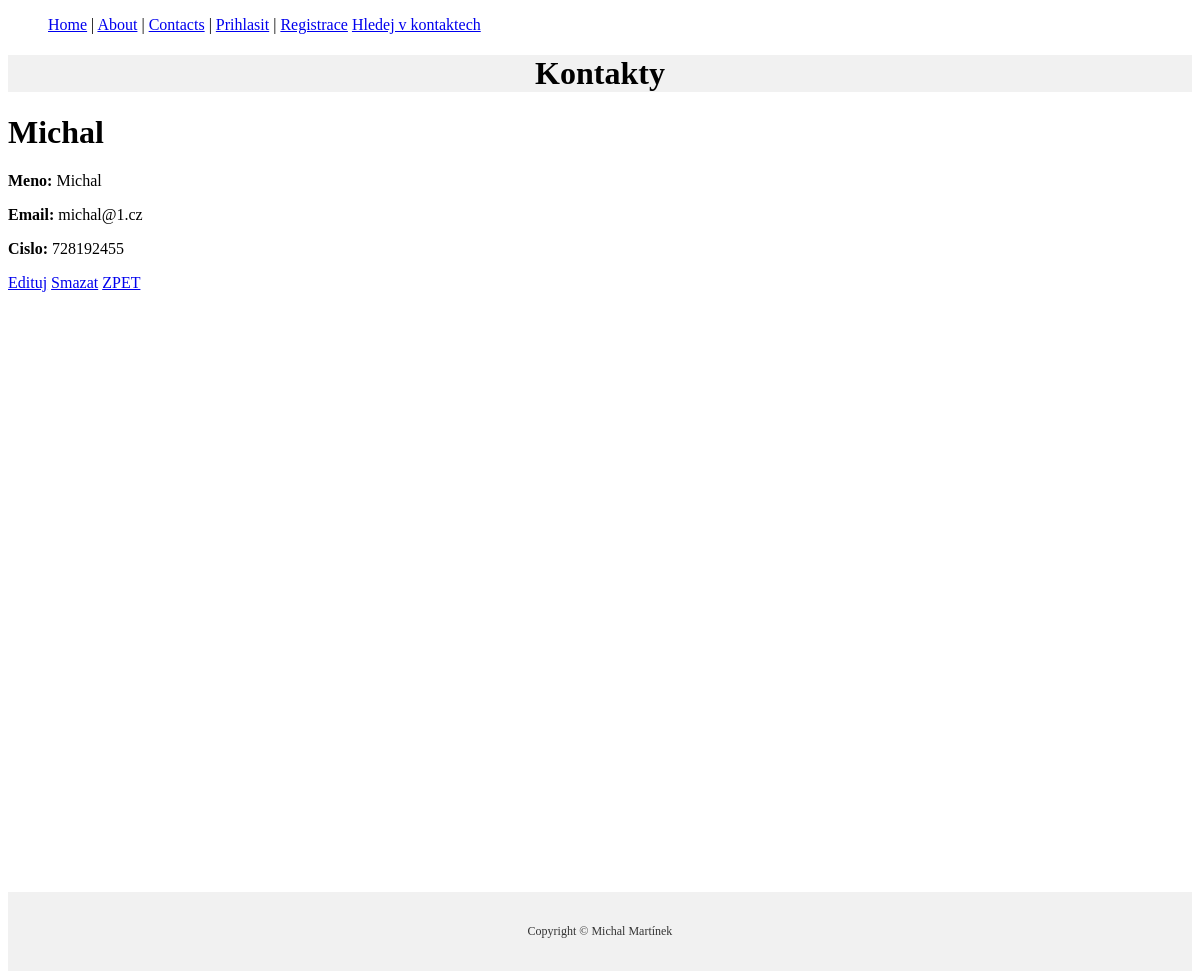
The app's page /contacts/kontakt_detail/1/, older data.
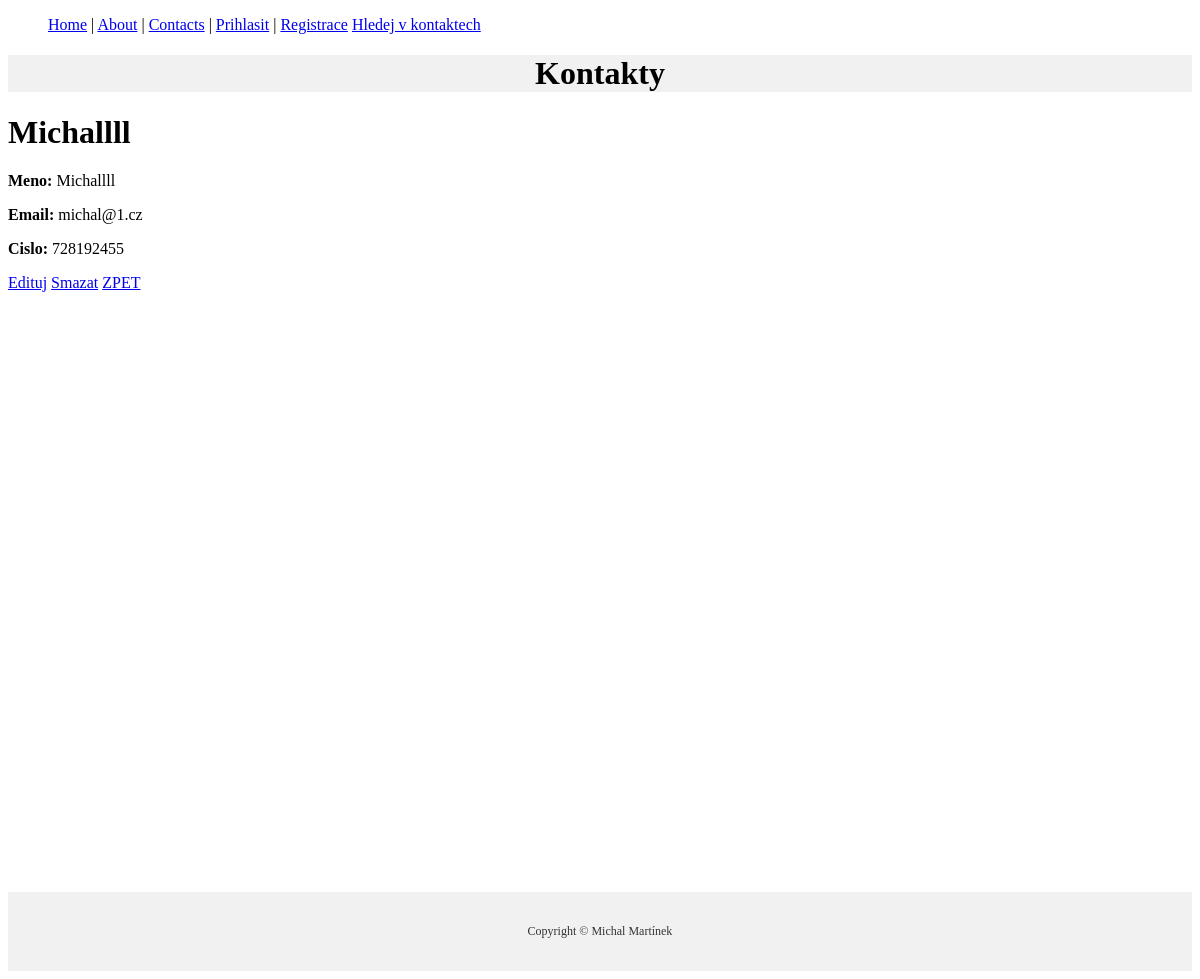
The same page, newer data.
### contacts/models.py (models this page shows, shortened)
class kontakt(models.Model):
    meno = models.CharField(max_length=100)
    email = models.CharField(max_length=100)
    cislo = models.CharField(max_length=13, unique=True)

### contacts/views.py (the view)
# urls.py: path("kontakt_detail/<int:pk>/", KontaktDetailView.as_view(), name="kontakt_detail"),
class KontaktDetailView(DetailView):
    model = kontakt
    template_name = 'kontakt_detail.html'

### contacts/templates/kontakt_detail.html (shortened to what this page needs)
{% extends "master.html" %}
{% block content %}
<h1>{{ object.meno }}</h1>
    <p><strong>Meno:</strong> {{ object.meno }}</p>
    <p><strong>Email:</strong> {{ object.email }}</p>
    <p><strong>Cislo:</strong> {{ object.cislo }}</p>
    <a href="{% url 'kontakt_edit' kontakt.pk %}">Edituj</a>
    <a href="{% url 'kontakt_delete' kontakt.pk %}">Smazat</a>
    <a href="{% url 'kontakt_list' %}">ZPET</a>
{% endblock %}

### core/templates/master.html (shortened to what this page needs)
<!DOCTYPE html>
<html>
<head>
</head>
<body>
{% include 'header.html' %}
{% block content %}
{% endblock %}
{% include 'footer.html' %}
</body>
</html>

### core/templates/header.html
<header>
<nav>
    <ul>
        <a href="{% url 'home' %}">Home</a> |
        <a href="{% url 'about' %}">About</a> |
        <a href="{% url 'kontakt_list' %}">Contacts</a> |
        <a href="{% url 'login' %}">Prihlasit</a> |
        <a href="{% url 'register' %}">Registrace</a>
        <a href="{% url 'search_kontakt' %}">Hledej v kontaktech</a>
    </ul>
</nav>
 <h1 style="background-color:#f1f1f1; text-align: center;">Kontakty</h1>
</header>

### core/templates/footer.html (shortened to what this page needs)
<footer>
  <p>Copyright &copy; Michal Martínek</p>
</footer>

### core/templates/footer.html (style rules this page uses)
footer { margin-top: 600px; text-align: center; padding: 20px; background-color: #f1f1f1; font-size: 12px; color: #333; }

Row changes from the older to the newer data that the page shows:
changed kontakt "michal@1.cz": meno "Michal" → "Michallll"
